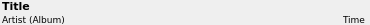
<?xml version="1.0" encoding="UTF-8"?>
<ui version="4.0">
 <class>PlaylistEntry</class>
 <widget class="QFrame" name="PlaylistEntry">
  <property name="geometry">
   <rect>
    <x>0</x>
    <y>0</y>
    <width>370</width>
    <height>25</height>
   </rect>
  </property>
  <property name="sizePolicy">
   <sizepolicy hsizetype="Preferred" vsizetype="Preferred">
    <horstretch>0</horstretch>
    <verstretch>0</verstretch>
   </sizepolicy>
  </property>
  <property name="minimumSize">
   <size>
    <width>0</width>
    <height>0</height>
   </size>
  </property>
  <property name="maximumSize">
   <size>
    <width>800</width>
    <height>500</height>
   </size>
  </property>
  <property name="font">
   <font>
    <pointsize>8</pointsize>
   </font>
  </property>
  <property name="windowTitle">
   <string>PlaylistEntry</string>
  </property>
  <property name="frameShape">
   <enum>QFrame::Box</enum>
  </property>
  <property name="frameShadow">
   <enum>QFrame::Plain</enum>
  </property>
  <property name="lineWidth">
   <number>0</number>
  </property>
  <property name="midLineWidth">
   <number>0</number>
  </property>
  <layout class="QGridLayout" name="gridLayout">
   <property name="leftMargin">
    <number>2</number>
   </property>
   <property name="topMargin">
    <number>0</number>
   </property>
   <property name="rightMargin">
    <number>5</number>
   </property>
   <property name="bottomMargin">
    <number>0</number>
   </property>
   <property name="spacing">
    <number>2</number>
   </property>
   <item row="0" column="0" colspan="5">
    <widget class="QLabel" name="lab_title">
     <property name="minimumSize">
      <size>
       <width>20</width>
       <height>10</height>
      </size>
     </property>
     <property name="maximumSize">
      <size>
       <width>5000</width>
       <height>18</height>
      </size>
     </property>
     <property name="font">
      <font>
       <family>DejaVu Sans</family>
       <pointsize>8</pointsize>
       <weight>75</weight>
       <bold>true</bold>
      </font>
     </property>
     <property name="lineWidth">
      <number>0</number>
     </property>
     <property name="text">
      <string>Title</string>
     </property>
     <property name="alignment">
      <set>Qt::AlignBottom|Qt::AlignLeading|Qt::AlignLeft</set>
     </property>
     <property name="wordWrap">
      <bool>false</bool>
     </property>
    </widget>
   </item>
   <item row="1" column="0">
    <widget class="QLabel" name="lab_artist">
     <property name="sizePolicy">
      <sizepolicy hsizetype="Maximum" vsizetype="Preferred">
       <horstretch>0</horstretch>
       <verstretch>0</verstretch>
      </sizepolicy>
     </property>
     <property name="minimumSize">
      <size>
       <width>0</width>
       <height>0</height>
      </size>
     </property>
     <property name="maximumSize">
      <size>
       <width>16777215</width>
       <height>10</height>
      </size>
     </property>
     <property name="font">
      <font>
       <family>DejaVu Sans</family>
       <pointsize>7</pointsize>
       <weight>50</weight>
       <italic>false</italic>
       <bold>false</bold>
      </font>
     </property>
     <property name="text">
      <string>Artist</string>
     </property>
    </widget>
   </item>
   <item row="1" column="1">
    <widget class="QLabel" name="lab_album">
     <property name="sizePolicy">
      <sizepolicy hsizetype="Maximum" vsizetype="Preferred">
       <horstretch>0</horstretch>
       <verstretch>0</verstretch>
      </sizepolicy>
     </property>
     <property name="minimumSize">
      <size>
       <width>0</width>
       <height>0</height>
      </size>
     </property>
     <property name="maximumSize">
      <size>
       <width>16777215</width>
       <height>10</height>
      </size>
     </property>
     <property name="font">
      <font>
       <family>DejaVu Sans</family>
       <pointsize>7</pointsize>
       <weight>50</weight>
       <italic>false</italic>
       <bold>false</bold>
      </font>
     </property>
     <property name="text">
      <string>(Album)</string>
     </property>
    </widget>
   </item>
   <item row="1" column="2" colspan="2">
    <spacer name="horizontalSpacer">
     <property name="orientation">
      <enum>Qt::Horizontal</enum>
     </property>
     <property name="sizeType">
      <enum>QSizePolicy::MinimumExpanding</enum>
     </property>
     <property name="sizeHint" stdset="0">
      <size>
       <width>40</width>
       <height>10</height>
      </size>
     </property>
    </spacer>
   </item>
   <item row="1" column="4">
    <widget class="QLabel" name="lab_time">
     <property name="sizePolicy">
      <sizepolicy hsizetype="Maximum" vsizetype="Preferred">
       <horstretch>0</horstretch>
       <verstretch>0</verstretch>
      </sizepolicy>
     </property>
     <property name="minimumSize">
      <size>
       <width>0</width>
       <height>0</height>
      </size>
     </property>
     <property name="maximumSize">
      <size>
       <width>16777215</width>
       <height>10</height>
      </size>
     </property>
     <property name="font">
      <font>
       <family>DejaVu Sans</family>
       <pointsize>7</pointsize>
       <weight>50</weight>
       <italic>false</italic>
       <bold>false</bold>
      </font>
     </property>
     <property name="text">
      <string>Time</string>
     </property>
     <property name="alignment">
      <set>Qt::AlignRight|Qt::AlignTrailing|Qt::AlignVCenter</set>
     </property>
    </widget>
   </item>
  </layout>
 </widget>
 <resources/>
 <connections/>
</ui>
